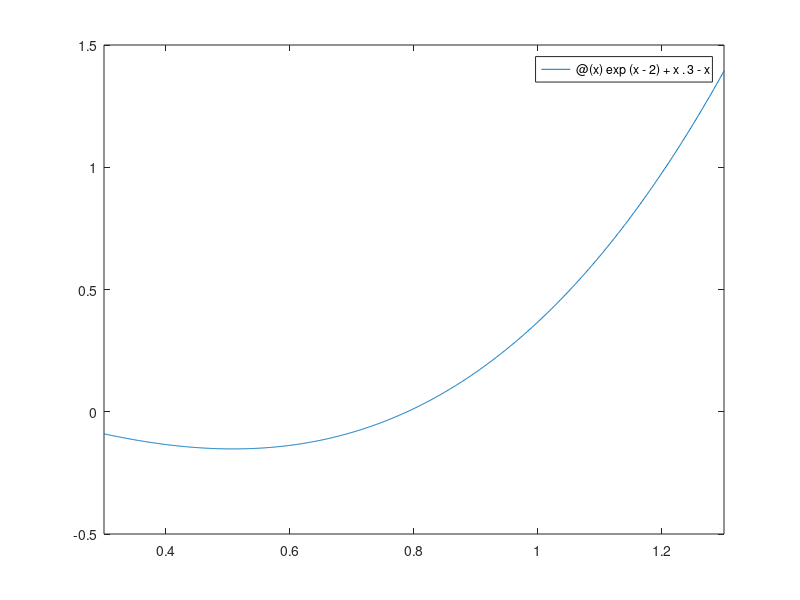

MATLAB code to generate this figure:
clear all;
close all;
% input 
f = @(x) exp(x-2) + x.^3 - x;

fplot(f,[0.3,1.3])

a = 0.3;
b= 1.3;
p =6;
N = ceil(((-log2((1/2*10^-p)/(b-a)))+log2(1)/log2(2))-1);
% Method
for i = 1:N
    c = (b+a)/2;
    if f(a)*f(c) < 0
        b=c;
    else
        a=c;
    end
end
c = (b+a)/2;

fprintf('Root = %.6f and f(Root) = %.6f\n', c, f(c))
% Output -> Root = 0.788942 and f(Root) = 0.000000
